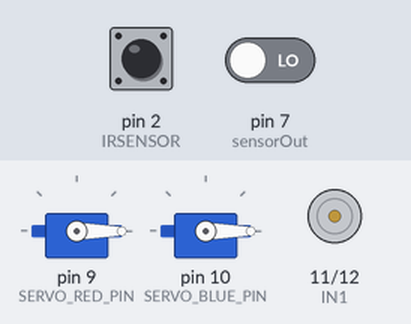
A sketch run on a simulated Arduino Uno, built with avr-gcc and run on an emulated ATmega328P. Parts: 2 × servo, motor-driver pin pairs drawn as motors (green arrow = first pin HIGH = forward, orange = second pin HIGH = backward, longer = more drive, scaled by the enable pin). The test bench sets the inputs (shaded band); at power-on: pin 2 (IRSENSOR) HIGH, pin 7 (sensorOut) LOW. What the sketch prints to the serial monitor is not drawn.

Above: at 1.2 s.
1.3 s: pin 2 (IRSENSOR) pulsed LOW 2 times (0.12 s each, 0.3 s apart)
At 5.1 s:
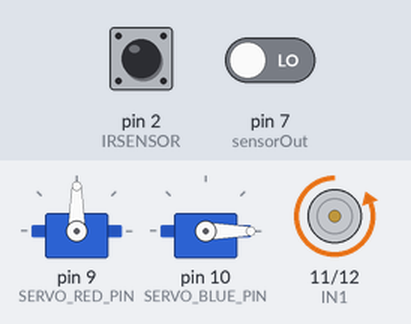
Timing chart, 0 to 6.8 s (numbered marks = the images above; inputs shaded):
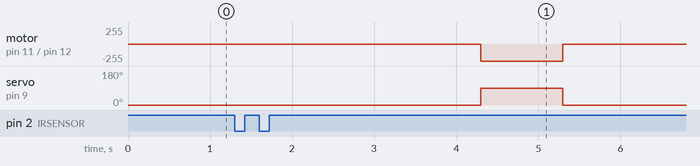

The sketch:

Color_Sorting_Conveyor_TCS3200.ino
```cpp
#include <Servo.h>

// ---------- TCS3200 Color Sensor Pins ----------
#define S0 3
#define S1 4
#define S2 5
#define S3 6
#define sensorOut 7

// ---------- L298N Motor Driver Pins ----------
#define ENA 8   // PWM
#define IN1 11
#define IN2 12

// ---------- IR Sensor ----------
#define IRSENSOR 2  // NOTE: here LOW = object detected (change if your sensor is opposite)

// ---------- Servos ----------
#define SERVO_RED_PIN   9
#define SERVO_BLUE_PIN 10

Servo servoRed;
Servo servoBlue;

unsigned long R_val, G_val, B_val;

void setup() {
  Serial.begin(9600);

  pinMode(S0, OUTPUT);
  pinMode(S1, OUTPUT);
  pinMode(S2, OUTPUT);
  pinMode(S3, OUTPUT);
  pinMode(sensorOut, INPUT);

  pinMode(ENA, OUTPUT);
  pinMode(IN1, OUTPUT);
  pinMode(IN2, OUTPUT);

  pinMode(IRSENSOR, INPUT);

  // TCS3200 frequency scaling = 20%
  digitalWrite(S0, HIGH);
  digitalWrite(S1, LOW);

  servoRed.attach(SERVO_RED_PIN);
  servoBlue.attach(SERVO_BLUE_PIN);

  servoRed.write(0);
  servoBlue.write(0);

  // Stop motor at start
  digitalWrite(IN1, LOW);
  digitalWrite(IN2, LOW);
  analogWrite(ENA, 0);

  Serial.println("System Ready...");
  Serial.println("R\tG\tB\tDetectedColor");
}

static void runConveyor(uint8_t speedPWM, unsigned long ms) {
  digitalWrite(IN1, LOW);
  digitalWrite(IN2, HIGH);
  analogWrite(ENA, speedPWM);
  delay(ms);
  digitalWrite(IN1, LOW);
  digitalWrite(IN2, LOW);
  analogWrite(ENA, 0);
}

static void readRGB() {
  // Red
  digitalWrite(S2, LOW);
  digitalWrite(S3, LOW);
  R_val = pulseIn(sensorOut, LOW);

  // Green
  digitalWrite(S2, HIGH);
  digitalWrite(S3, HIGH);
  G_val = pulseIn(sensorOut, LOW);

  // Blue
  digitalWrite(S2, LOW);
  digitalWrite(S3, HIGH);
  B_val = pulseIn(sensorOut, LOW);
}

static String classifyColor() {
  // Basic logic: smaller pulse width => stronger color
  bool isRed = (R_val < (G_val - 20) && R_val < (B_val - 20));
  bool isBlue = (B_val < (R_val - 20) && B_val < (G_val - 20));
  bool isWhite =
    (abs((long)R_val - (long)G_val) < 25) &&
    (abs((long)G_val - (long)B_val) < 25) &&
    (abs((long)R_val - (long)B_val) < 25);

  if (isRed) return "RED";
  if (isBlue) return "BLUE";
  if (isWhite) return "WHITE";
  return "UNKNOWN";
}

void loop() {
  bool objectHere = (digitalRead(IRSENSOR) == LOW);
  if (!objectHere) {
    delay(100);
    return;
  }

  readRGB();
  String detectedColor = classifyColor();

  if (detectedColor == "RED") {
    servoRed.write(90);
    runConveyor(200, 1000);
    servoRed.write(0);
  }
  else if (detectedColor == "BLUE") {
    servoBlue.write(90);
    runConveyor(200, 1000);
    servoBlue.write(0);
  }
  else if (detectedColor == "WHITE") {
    runConveyor(200, 1000);
  }
  // UNKNOWN: do nothing (or you can still run conveyor)

  Serial.print(R_val); Serial.print("\t");
  Serial.print(G_val); Serial.print("\t");
  Serial.print(B_val); Serial.print("\t");
  Serial.println(detectedColor);

  delay(200);
}
```

Measured:
- after the input at 1.3 s, motor on pin 11 (IN1) / pin 12 (IN2): stopped → backward 255/255 after 3.0 s, → stopped 1.0 s later; servo on pin 9 (SERVO_RED_PIN): 0° → 90° after 3.0 s, → 0° 1.0 s later
